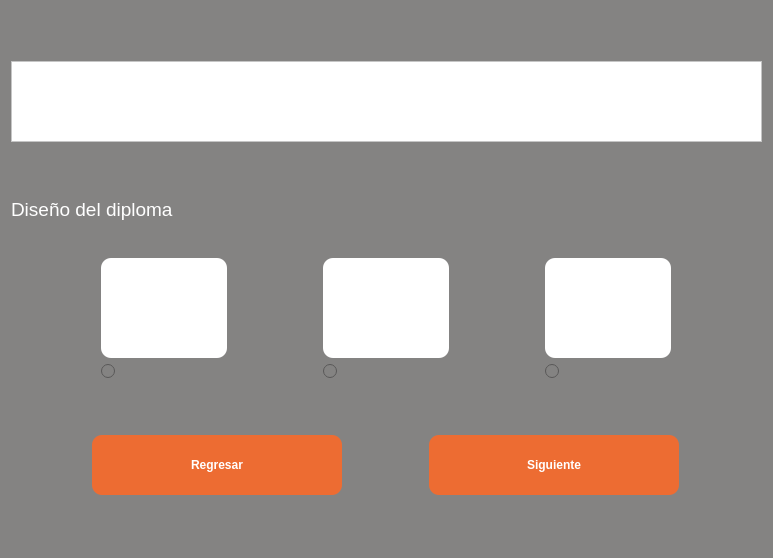
<?xml version="1.0" encoding="UTF-8"?>
<ui version="4.0">
 <class>Form</class>
 <widget class="QWidget" name="Form">
  <property name="geometry">
   <rect>
    <x>0</x>
    <y>0</y>
    <width>773</width>
    <height>558</height>
   </rect>
  </property>
  <property name="palette">
   <palette>
    <active>
     <colorrole role="WindowText">
      <brush brushstyle="SolidPattern">
       <color alpha="255">
        <red>255</red>
        <green>255</green>
        <blue>255</blue>
       </color>
      </brush>
     </colorrole>
     <colorrole role="Button">
      <brush brushstyle="SolidPattern">
       <color alpha="255">
        <red>132</red>
        <green>131</green>
        <blue>130</blue>
       </color>
      </brush>
     </colorrole>
     <colorrole role="Light">
      <brush brushstyle="SolidPattern">
       <color alpha="255">
        <red>255</red>
        <green>255</green>
        <blue>255</blue>
       </color>
      </brush>
     </colorrole>
     <colorrole role="Midlight">
      <brush brushstyle="SolidPattern">
       <color alpha="255">
        <red>255</red>
        <green>255</green>
        <blue>255</blue>
       </color>
      </brush>
     </colorrole>
     <colorrole role="Dark">
      <brush brushstyle="SolidPattern">
       <color alpha="255">
        <red>127</red>
        <green>127</green>
        <blue>127</blue>
       </color>
      </brush>
     </colorrole>
     <colorrole role="Mid">
      <brush brushstyle="SolidPattern">
       <color alpha="255">
        <red>170</red>
        <green>170</green>
        <blue>170</blue>
       </color>
      </brush>
     </colorrole>
     <colorrole role="Text">
      <brush brushstyle="SolidPattern">
       <color alpha="255">
        <red>255</red>
        <green>255</green>
        <blue>255</blue>
       </color>
      </brush>
     </colorrole>
     <colorrole role="BrightText">
      <brush brushstyle="SolidPattern">
       <color alpha="255">
        <red>255</red>
        <green>255</green>
        <blue>255</blue>
       </color>
      </brush>
     </colorrole>
     <colorrole role="ButtonText">
      <brush brushstyle="SolidPattern">
       <color alpha="255">
        <red>255</red>
        <green>255</green>
        <blue>255</blue>
       </color>
      </brush>
     </colorrole>
     <colorrole role="Base">
      <brush brushstyle="SolidPattern">
       <color alpha="255">
        <red>132</red>
        <green>131</green>
        <blue>130</blue>
       </color>
      </brush>
     </colorrole>
     <colorrole role="Window">
      <brush brushstyle="SolidPattern">
       <color alpha="255">
        <red>132</red>
        <green>131</green>
        <blue>130</blue>
       </color>
      </brush>
     </colorrole>
     <colorrole role="Shadow">
      <brush brushstyle="SolidPattern">
       <color alpha="255">
        <red>0</red>
        <green>0</green>
        <blue>0</blue>
       </color>
      </brush>
     </colorrole>
     <colorrole role="AlternateBase">
      <brush brushstyle="SolidPattern">
       <color alpha="255">
        <red>255</red>
        <green>255</green>
        <blue>255</blue>
       </color>
      </brush>
     </colorrole>
     <colorrole role="ToolTipBase">
      <brush brushstyle="SolidPattern">
       <color alpha="255">
        <red>255</red>
        <green>255</green>
        <blue>220</blue>
       </color>
      </brush>
     </colorrole>
     <colorrole role="ToolTipText">
      <brush brushstyle="SolidPattern">
       <color alpha="255">
        <red>0</red>
        <green>0</green>
        <blue>0</blue>
       </color>
      </brush>
     </colorrole>
    </active>
    <inactive>
     <colorrole role="WindowText">
      <brush brushstyle="SolidPattern">
       <color alpha="255">
        <red>255</red>
        <green>255</green>
        <blue>255</blue>
       </color>
      </brush>
     </colorrole>
     <colorrole role="Button">
      <brush brushstyle="SolidPattern">
       <color alpha="255">
        <red>132</red>
        <green>131</green>
        <blue>130</blue>
       </color>
      </brush>
     </colorrole>
     <colorrole role="Light">
      <brush brushstyle="SolidPattern">
       <color alpha="255">
        <red>255</red>
        <green>255</green>
        <blue>255</blue>
       </color>
      </brush>
     </colorrole>
     <colorrole role="Midlight">
      <brush brushstyle="SolidPattern">
       <color alpha="255">
        <red>255</red>
        <green>255</green>
        <blue>255</blue>
       </color>
      </brush>
     </colorrole>
     <colorrole role="Dark">
      <brush brushstyle="SolidPattern">
       <color alpha="255">
        <red>127</red>
        <green>127</green>
        <blue>127</blue>
       </color>
      </brush>
     </colorrole>
     <colorrole role="Mid">
      <brush brushstyle="SolidPattern">
       <color alpha="255">
        <red>170</red>
        <green>170</green>
        <blue>170</blue>
       </color>
      </brush>
     </colorrole>
     <colorrole role="Text">
      <brush brushstyle="SolidPattern">
       <color alpha="255">
        <red>255</red>
        <green>255</green>
        <blue>255</blue>
       </color>
      </brush>
     </colorrole>
     <colorrole role="BrightText">
      <brush brushstyle="SolidPattern">
       <color alpha="255">
        <red>255</red>
        <green>255</green>
        <blue>255</blue>
       </color>
      </brush>
     </colorrole>
     <colorrole role="ButtonText">
      <brush brushstyle="SolidPattern">
       <color alpha="255">
        <red>255</red>
        <green>255</green>
        <blue>255</blue>
       </color>
      </brush>
     </colorrole>
     <colorrole role="Base">
      <brush brushstyle="SolidPattern">
       <color alpha="255">
        <red>132</red>
        <green>131</green>
        <blue>130</blue>
       </color>
      </brush>
     </colorrole>
     <colorrole role="Window">
      <brush brushstyle="SolidPattern">
       <color alpha="255">
        <red>132</red>
        <green>131</green>
        <blue>130</blue>
       </color>
      </brush>
     </colorrole>
     <colorrole role="Shadow">
      <brush brushstyle="SolidPattern">
       <color alpha="255">
        <red>0</red>
        <green>0</green>
        <blue>0</blue>
       </color>
      </brush>
     </colorrole>
     <colorrole role="AlternateBase">
      <brush brushstyle="SolidPattern">
       <color alpha="255">
        <red>255</red>
        <green>255</green>
        <blue>255</blue>
       </color>
      </brush>
     </colorrole>
     <colorrole role="ToolTipBase">
      <brush brushstyle="SolidPattern">
       <color alpha="255">
        <red>255</red>
        <green>255</green>
        <blue>220</blue>
       </color>
      </brush>
     </colorrole>
     <colorrole role="ToolTipText">
      <brush brushstyle="SolidPattern">
       <color alpha="255">
        <red>0</red>
        <green>0</green>
        <blue>0</blue>
       </color>
      </brush>
     </colorrole>
    </inactive>
    <disabled>
     <colorrole role="WindowText">
      <brush brushstyle="SolidPattern">
       <color alpha="255">
        <red>255</red>
        <green>255</green>
        <blue>255</blue>
       </color>
      </brush>
     </colorrole>
     <colorrole role="Button">
      <brush brushstyle="SolidPattern">
       <color alpha="255">
        <red>132</red>
        <green>131</green>
        <blue>130</blue>
       </color>
      </brush>
     </colorrole>
     <colorrole role="Light">
      <brush brushstyle="SolidPattern">
       <color alpha="255">
        <red>255</red>
        <green>255</green>
        <blue>255</blue>
       </color>
      </brush>
     </colorrole>
     <colorrole role="Midlight">
      <brush brushstyle="SolidPattern">
       <color alpha="255">
        <red>255</red>
        <green>255</green>
        <blue>255</blue>
       </color>
      </brush>
     </colorrole>
     <colorrole role="Dark">
      <brush brushstyle="SolidPattern">
       <color alpha="255">
        <red>127</red>
        <green>127</green>
        <blue>127</blue>
       </color>
      </brush>
     </colorrole>
     <colorrole role="Mid">
      <brush brushstyle="SolidPattern">
       <color alpha="255">
        <red>170</red>
        <green>170</green>
        <blue>170</blue>
       </color>
      </brush>
     </colorrole>
     <colorrole role="Text">
      <brush brushstyle="SolidPattern">
       <color alpha="255">
        <red>255</red>
        <green>255</green>
        <blue>255</blue>
       </color>
      </brush>
     </colorrole>
     <colorrole role="BrightText">
      <brush brushstyle="SolidPattern">
       <color alpha="255">
        <red>255</red>
        <green>255</green>
        <blue>255</blue>
       </color>
      </brush>
     </colorrole>
     <colorrole role="ButtonText">
      <brush brushstyle="SolidPattern">
       <color alpha="255">
        <red>255</red>
        <green>255</green>
        <blue>255</blue>
       </color>
      </brush>
     </colorrole>
     <colorrole role="Base">
      <brush brushstyle="SolidPattern">
       <color alpha="255">
        <red>132</red>
        <green>131</green>
        <blue>130</blue>
       </color>
      </brush>
     </colorrole>
     <colorrole role="Window">
      <brush brushstyle="SolidPattern">
       <color alpha="255">
        <red>132</red>
        <green>131</green>
        <blue>130</blue>
       </color>
      </brush>
     </colorrole>
     <colorrole role="Shadow">
      <brush brushstyle="SolidPattern">
       <color alpha="255">
        <red>0</red>
        <green>0</green>
        <blue>0</blue>
       </color>
      </brush>
     </colorrole>
     <colorrole role="AlternateBase">
      <brush brushstyle="SolidPattern">
       <color alpha="255">
        <red>255</red>
        <green>255</green>
        <blue>255</blue>
       </color>
      </brush>
     </colorrole>
     <colorrole role="ToolTipBase">
      <brush brushstyle="SolidPattern">
       <color alpha="255">
        <red>255</red>
        <green>255</green>
        <blue>220</blue>
       </color>
      </brush>
     </colorrole>
     <colorrole role="ToolTipText">
      <brush brushstyle="SolidPattern">
       <color alpha="255">
        <red>0</red>
        <green>0</green>
        <blue>0</blue>
       </color>
      </brush>
     </colorrole>
    </disabled>
   </palette>
  </property>
  <property name="windowTitle">
   <string>Generador de Diplomas</string>
  </property>
  <property name="autoFillBackground">
   <bool>false</bool>
  </property>
  <property name="styleSheet">
   <string notr="true">color: white;
background-color: rgb(132, 131, 130);</string>
  </property>
  <layout class="QVBoxLayout" name="verticalLayout">
   <item>
    <widget class="QFrame" name="frame">
     <property name="maximumSize">
      <size>
       <width>16777215</width>
       <height>81</height>
      </size>
     </property>
     <property name="autoFillBackground">
      <bool>false</bool>
     </property>
     <property name="styleSheet">
      <string notr="true">background-color: rgb(255, 255, 255)
</string>
     </property>
     <property name="frameShape">
      <enum>QFrame::StyledPanel</enum>
     </property>
     <property name="frameShadow">
      <enum>QFrame::Raised</enum>
     </property>
     <layout class="QGridLayout" name="gridLayout_2">
      <item row="0" column="0">
       <widget class="QLabel" name="lbLogo">
        <property name="sizePolicy">
         <sizepolicy hsizetype="Maximum" vsizetype="Preferred">
          <horstretch>0</horstretch>
          <verstretch>0</verstretch>
         </sizepolicy>
        </property>
        <property name="autoFillBackground">
         <bool>false</bool>
        </property>
        <property name="styleSheet">
         <string notr="true"/>
        </property>
        <property name="text">
         <string/>
        </property>
        <property name="pixmap">
         <pixmap>csoftmty_logo.png</pixmap>
        </property>
        <property name="scaledContents">
         <bool>false</bool>
        </property>
       </widget>
      </item>
     </layout>
    </widget>
   </item>
   <item>
    <layout class="QVBoxLayout" name="verticalLayout_4">
     <item>
      <widget class="QLabel" name="label_2">
       <property name="sizePolicy">
        <sizepolicy hsizetype="Preferred" vsizetype="Fixed">
         <horstretch>0</horstretch>
         <verstretch>0</verstretch>
        </sizepolicy>
       </property>
       <property name="font">
        <font>
         <pointsize>14</pointsize>
         <weight>50</weight>
         <bold>false</bold>
        </font>
       </property>
       <property name="text">
        <string>Diseño del diploma</string>
       </property>
      </widget>
     </item>
     <item>
      <layout class="QHBoxLayout" name="horizontalLayout_3">
       <item>
        <widget class="QLabel" name="label">
         <property name="sizePolicy">
          <sizepolicy hsizetype="Minimum" vsizetype="Fixed">
           <horstretch>0</horstretch>
           <verstretch>0</verstretch>
          </sizepolicy>
         </property>
         <property name="minimumSize">
          <size>
           <width>60</width>
           <height>25</height>
          </size>
         </property>
         <property name="maximumSize">
          <size>
           <width>600</width>
           <height>25</height>
          </size>
         </property>
         <property name="focusPolicy">
          <enum>Qt::StrongFocus</enum>
         </property>
         <property name="autoFillBackground">
          <bool>false</bool>
         </property>
         <property name="frameShape">
          <enum>QFrame::NoFrame</enum>
         </property>
         <property name="text">
          <string/>
         </property>
         <property name="textFormat">
          <enum>Qt::PlainText</enum>
         </property>
         <property name="pixmap">
          <pixmap>LabelColors.png</pixmap>
         </property>
         <property name="scaledContents">
          <bool>true</bool>
         </property>
         <property name="alignment">
          <set>Qt::AlignCenter</set>
         </property>
         <property name="wordWrap">
          <bool>false</bool>
         </property>
        </widget>
       </item>
      </layout>
     </item>
     <item>
      <layout class="QHBoxLayout" name="horizontalLayout_2">
       <item>
        <layout class="QGridLayout" name="gridLayout_3">
         <item row="0" column="0">
          <widget class="QPushButton" name="btnLeft">
           <property name="minimumSize">
            <size>
             <width>126</width>
             <height>100</height>
            </size>
           </property>
           <property name="maximumSize">
            <size>
             <width>126</width>
             <height>100</height>
            </size>
           </property>
           <property name="cursor">
            <cursorShape>PointingHandCursor</cursorShape>
           </property>
           <property name="styleSheet">
            <string notr="true">background-color: rgb(255, 255, 255);
border-radius: 10px</string>
           </property>
           <property name="text">
            <string/>
           </property>
           <property name="icon">
            <iconset>
             <normaloff>LeftDiploma.png</normaloff>LeftDiploma.png</iconset>
           </property>
           <property name="iconSize">
            <size>
             <width>250</width>
             <height>100</height>
            </size>
           </property>
          </widget>
         </item>
         <item row="1" column="0">
          <widget class="QRadioButton" name="rbLeft">
           <property name="text">
            <string/>
           </property>
          </widget>
         </item>
        </layout>
       </item>
       <item>
        <layout class="QGridLayout" name="gridLayout_4">
         <item row="0" column="0">
          <widget class="QPushButton" name="btnCenter">
           <property name="minimumSize">
            <size>
             <width>126</width>
             <height>100</height>
            </size>
           </property>
           <property name="maximumSize">
            <size>
             <width>126</width>
             <height>100</height>
            </size>
           </property>
           <property name="cursor">
            <cursorShape>PointingHandCursor</cursorShape>
           </property>
           <property name="styleSheet">
            <string notr="true">background-color: rgb(255, 255, 255);
border-radius: 10px</string>
           </property>
           <property name="text">
            <string/>
           </property>
           <property name="icon">
            <iconset>
             <normaloff>CenterDiploma.png</normaloff>CenterDiploma.png</iconset>
           </property>
           <property name="iconSize">
            <size>
             <width>200</width>
             <height>100</height>
            </size>
           </property>
          </widget>
         </item>
         <item row="1" column="0">
          <widget class="QRadioButton" name="rbCenter">
           <property name="text">
            <string/>
           </property>
          </widget>
         </item>
        </layout>
       </item>
       <item>
        <layout class="QGridLayout" name="gridLayout_5">
         <item row="0" column="0">
          <widget class="QPushButton" name="btnRight">
           <property name="sizePolicy">
            <sizepolicy hsizetype="Minimum" vsizetype="Fixed">
             <horstretch>0</horstretch>
             <verstretch>0</verstretch>
            </sizepolicy>
           </property>
           <property name="minimumSize">
            <size>
             <width>126</width>
             <height>100</height>
            </size>
           </property>
           <property name="maximumSize">
            <size>
             <width>126</width>
             <height>100</height>
            </size>
           </property>
           <property name="cursor">
            <cursorShape>PointingHandCursor</cursorShape>
           </property>
           <property name="styleSheet">
            <string notr="true">background-color: rgb(255, 255, 255);
border-radius: 10px</string>
           </property>
           <property name="text">
            <string/>
           </property>
           <property name="icon">
            <iconset>
             <normaloff>RightDiploma.png</normaloff>RightDiploma.png</iconset>
           </property>
           <property name="iconSize">
            <size>
             <width>250</width>
             <height>100</height>
            </size>
           </property>
          </widget>
         </item>
         <item row="1" column="0">
          <widget class="QRadioButton" name="rbRight">
           <property name="text">
            <string/>
           </property>
          </widget>
         </item>
        </layout>
       </item>
      </layout>
     </item>
    </layout>
   </item>
   <item>
    <layout class="QHBoxLayout" name="horizontalLayout">
     <item>
      <widget class="QPushButton" name="btnBack">
       <property name="sizePolicy">
        <sizepolicy hsizetype="Maximum" vsizetype="Fixed">
         <horstretch>0</horstretch>
         <verstretch>0</verstretch>
        </sizepolicy>
       </property>
       <property name="minimumSize">
        <size>
         <width>250</width>
         <height>60</height>
        </size>
       </property>
       <property name="font">
        <font>
         <pointsize>9</pointsize>
         <weight>75</weight>
         <bold>true</bold>
        </font>
       </property>
       <property name="styleSheet">
        <string notr="true">background-color: rgb(237, 108, 50);
border-radius: 10px</string>
       </property>
       <property name="text">
        <string>Regresar</string>
       </property>
      </widget>
     </item>
     <item>
      <widget class="QPushButton" name="btnNext">
       <property name="sizePolicy">
        <sizepolicy hsizetype="Maximum" vsizetype="Fixed">
         <horstretch>0</horstretch>
         <verstretch>0</verstretch>
        </sizepolicy>
       </property>
       <property name="minimumSize">
        <size>
         <width>250</width>
         <height>60</height>
        </size>
       </property>
       <property name="font">
        <font>
         <pointsize>9</pointsize>
         <weight>75</weight>
         <bold>true</bold>
        </font>
       </property>
       <property name="styleSheet">
        <string notr="true">background-color: rgb(237, 108, 50);
border-radius: 10px</string>
       </property>
       <property name="text">
        <string>Siguiente</string>
       </property>
      </widget>
     </item>
    </layout>
   </item>
  </layout>
 </widget>
 <resources>
  <include location="Assets.qrc"/>
 </resources>
 <connections/>
</ui>
